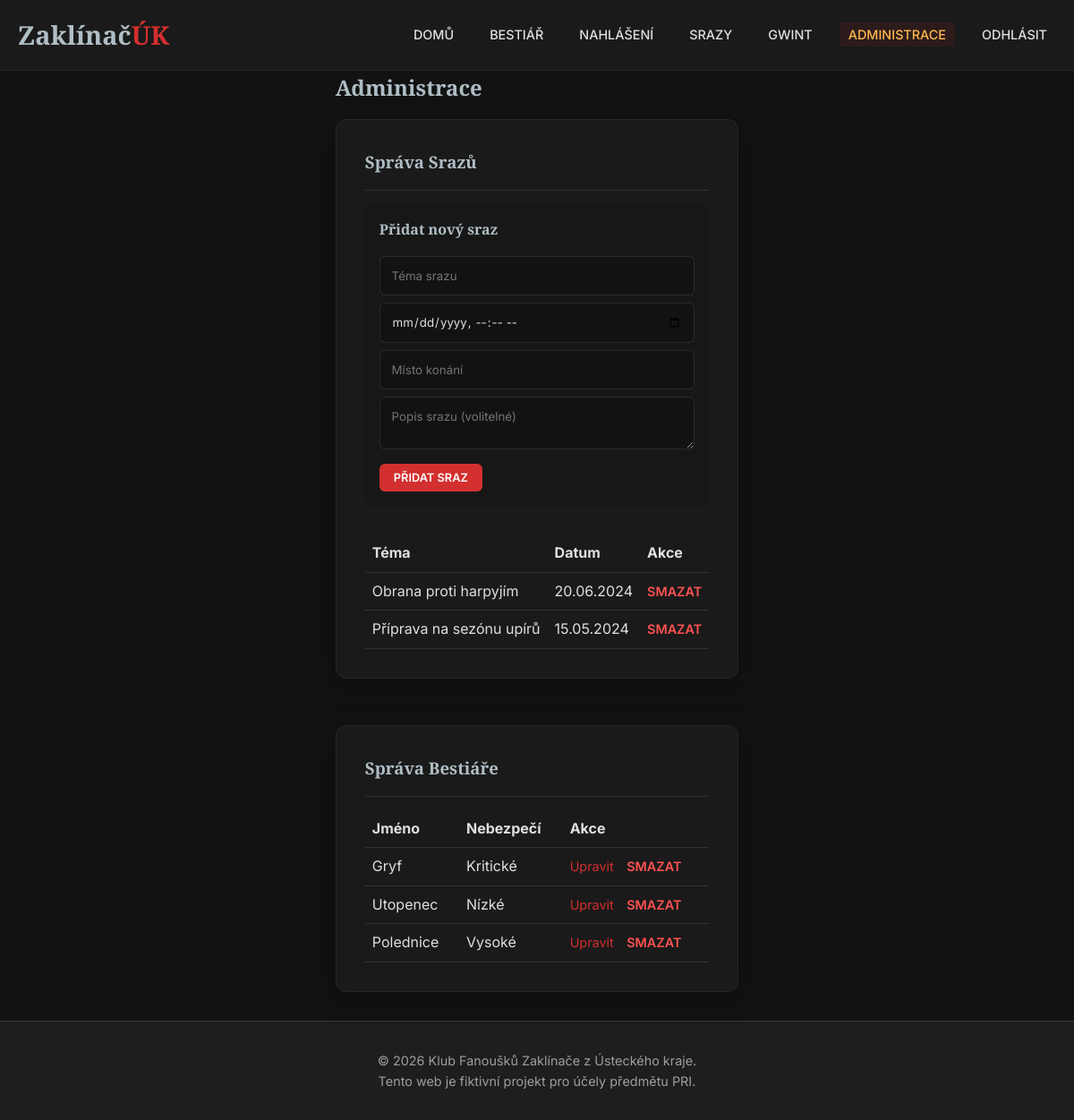
The app's page /admin.php (signed in) with its own data.
### tables this page shows
CREATE TABLE meetings (
    id INT AUTO_INCREMENT PRIMARY KEY,
    date DATETIME NOT NULL,
    location VARCHAR(255) NOT NULL,
    topic VARCHAR(255) NOT NULL,
    description TEXT
) DEFAULT CHARSET=utf8mb4 COLLATE=utf8mb4_unicode_ci;

CREATE TABLE monsters (
    id INT AUTO_INCREMENT PRIMARY KEY,
    name VARCHAR(255) NOT NULL,
    location VARCHAR(255) NOT NULL,
    danger_level VARCHAR(50) NOT NULL,
    description TEXT
) DEFAULT CHARSET=utf8mb4 COLLATE=utf8mb4_unicode_ci;

### www/admin.php (the view, shortened to what this page needs)
<?php
require_once 'includes/db.php';
$meetings = $pdo->query("SELECT * FROM meetings ORDER BY date DESC")->fetchAll();
$monsters = $pdo->query("SELECT * FROM monsters ORDER BY id DESC")->fetchAll();
include 'layout/header.php';
?>
<h2>Administrace</h2>
<div class="grid">
    <div class="card">
        <h3>Správa Srazů</h3>
        <hr style="border: 0; border-top: 1px solid var(--border-color); margin: 15px 0;">
        <form method="POST" action="admin.php" style="margin-bottom: 2rem; background: rgba(0,0,0,0.1); padding: 1rem; border-radius: 6px;">
            <h4>Přidat nový sraz</h4>
            <div class="form-group" style="margin-bottom: 0.5rem;">
                <input type="text" name="topic" placeholder="Téma srazu" required>
            </div>
            <div class="form-group" style="margin-bottom: 0.5rem;">
                <input type="datetime-local" name="date" required>
            </div>
            <div class="form-group" style="margin-bottom: 0.5rem;">
                <input type="text" name="location" placeholder="Místo konání" required>
            </div>
            <div class="form-group" style="margin-bottom: 0.5rem;">
                <textarea name="description" placeholder="Popis srazu (volitelné)" rows="2"></textarea>
            </div>
            <button type="submit" class="btn" style="font-size: 0.8rem; padding: 0.5rem 1rem;">Přidat sraz</button>
        </form>
        <table style="width: 100%; border-collapse: collapse; text-align: left;">
            <thead>
                <tr>
                    <th style="padding: 0.5rem; border-bottom: 1px solid var(--border-color);">Téma</th>
                    <th style="padding: 0.5rem; border-bottom: 1px solid var(--border-color);">Datum</th>
                    <th style="padding: 0.5rem; border-bottom: 1px solid var(--border-color);">Akce</th>
                </tr>
            </thead>
            <tbody>
                <?php foreach ($meetings as $m): ?>
                    <tr>
                        <td style="padding: 0.5rem; border-bottom: 1px solid var(--border-color);"><?= htmlspecialchars($m['topic']) ?></td>
                        <td style="padding: 0.5rem; border-bottom: 1px solid var(--border-color);"><?= date('d.m.Y', strtotime($m['date'])) ?></td>
                        <td style="padding: 0.5rem; border-bottom: 1px solid var(--border-color);">
                            <form method="POST" action="admin.php" style="display:inline;">
                                <button type="submit" class="btn" style="background: transparent; color: #ff5252; padding: 0; font-size: 0.9rem;" onclick="return confirm('Opravdu smazat?');">Smazat</button>
                            </form>
                        </td>
                    </tr>
                <?php endforeach; ?>
            </tbody>
        </table>
    </div>
    <div class="card">
        <h3>Správa Bestiáře</h3>
        <hr style="border: 0; border-top: 1px solid var(--border-color); margin: 15px 0;">
        <table style="width: 100%; border-collapse: collapse; text-align: left;">
            <thead>
                <tr>
                    <th style="padding: 0.5rem; border-bottom: 1px solid var(--border-color);">Jméno</th>
                    <th style="padding: 0.5rem; border-bottom: 1px solid var(--border-color);">Nebezpečí</th>
                    <th style="padding: 0.5rem; border-bottom: 1px solid var(--border-color);">Akce</th>
                </tr>
            </thead>
            <tbody>
                <?php foreach ($monsters as $mon): ?>
                    <tr>
                        <td style="padding: 0.5rem; border-bottom: 1px solid var(--border-color);"><?= htmlspecialchars($mon['name']) ?></td>
                        <td style="padding: 0.5rem; border-bottom: 1px solid var(--border-color);"><?= htmlspecialchars($mon['danger_level']) ?></td>
                        <td style="padding: 0.5rem; border-bottom: 1px solid var(--border-color);">
                            <a href="admin_monster_edit.php?id=<?= $mon['id'] ?>" style="margin-right: 10px; font-size: 0.9rem;">Upravit</a>
                            <form method="POST" action="admin.php" style="display:inline;">
                                <button type="submit" class="btn" style="background: transparent; color: #ff5252; padding: 0; font-size: 0.9rem;" onclick="return confirm('Opravdu smazat?');">Smazat</button>
                            </form>
                        </td>
                    </tr>
                <?php endforeach; ?>
            </tbody>
        </table>
    </div>
</div>
<?php include 'layout/footer.php'; ?>

### www/css/style.css (style rules this page uses)
:root { --bg-color: #121212; --surface-color: #1e1e1e; --primary-color: #d32f2f; --primary-hover: #f44336; --text-main: #e0e0e0; --text-muted: #9e9e9e; --silver: #b0bec5; --border-color: rgba(255, 255, 255, 0.1); --glass-bg: rgba(30, 30, 30, 0.7); --glass-border: rgba(255, 255, 255, 0.05); }
* { margin: 0; padding: 0; box-sizing: border-box; }
body { font-family: 'Inter', sans-serif; background-color: var(--bg-color); color: var(--text-main); line-height: 1.6; min-height: 100vh; display: flex; flex-direction: column; }
h1, h2, h3, h4, h5, h6 { font-family: 'Cinzel', serif; font-weight: 700; color: var(--silver); margin-bottom: 1rem; }
a { color: var(--primary-color); text-decoration: none; transition: color 0.3s ease; }
.card { background: var(--glass-bg); border: 1px solid var(--glass-border); border-radius: 12px; padding: 2rem; margin-bottom: 2rem; box-shadow: 0 8px 32px 0 rgba(0, 0, 0, 0.3); backdrop-filter: blur(4px); transition: transform 0.3s ease, box-shadow 0.3s ease; }
.grid { display: grid; grid-template-columns: repeat(auto-fill, minmax(300px, 1fr)); gap: 20px; }
.form-group { margin-bottom: 1.5rem; }
input, select, textarea { width: 100%; padding: 0.8rem; background: rgba(0, 0, 0, 0.2); border: 1px solid var(--border-color); border-radius: 6px; color: var(--text-main); font-family: 'Inter', sans-serif; transition: border-color 0.3s ease, box-shadow 0.3s ease; }
.btn { display: inline-block; background: var(--primary-color); color: #fff; border: none; padding: 0.8rem 1.5rem; border-radius: 6px; cursor: pointer; font-family: 'Inter', sans-serif; font-weight: 600; text-transform: uppercase; transition: background 0.3s ease, transform 0.2s ease; }

### records on screen
meetings: topic "Obrana proti harpyjím", date "20.06.2024"
meetings: topic "Příprava na sezónu upírů", date "15.05.2024"
monsters: name "Gryf", danger_level "Kritické"
monsters: name "Utopenec", danger_level "Nízké"
monsters: name "Polednice", danger_level "Vysoké"
